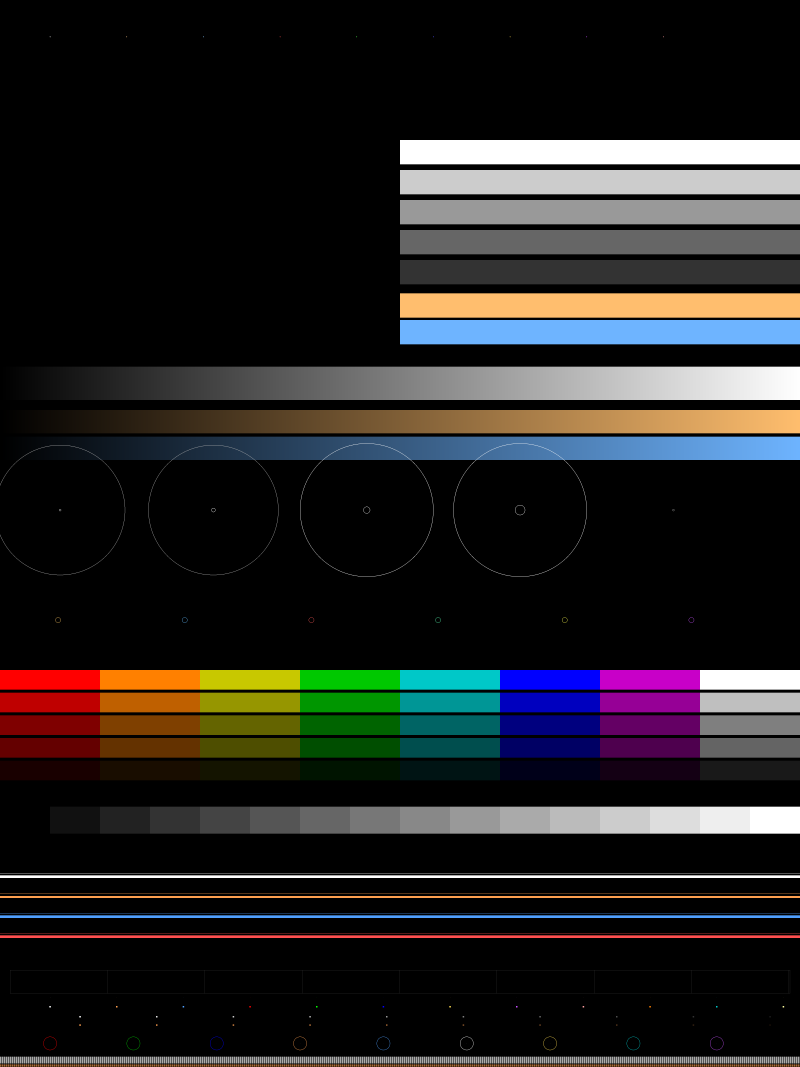
#> input picture calib/IMG_5774_2x.PNG, 4800 x 6400 px (shown at 1/6 size)
$ python measure_gain_scaling.py
#> lines starting #> are read from the running program, lines starting #| are printed output that depends on the picture
### calib/scorecard.py
"""
Fast halation SCORECARD — the quick-validation gate.

Prints EVERY known requirement as one table in seconds (three small crops), so a
model change can be checked before/after without a multi-minute optimization.
This exists because prior regressions slipped through: long optimizations whose
loss silently omitted a requirement, with the human-legible per-requirement
numbers only seen afterward.

Rows (each: ours | Dehancer | Δ | PASS/FAIL):
  • zone5 100% row, per color: GAP R (edge halo strength) + INTERIOR G flood.
  • zone2 bars: gray80/warm/cool/white gap R + interior neutrality / flood.
  • zone7 thin lines white/warm/cool/red: R and G at d≈10 (G guards softness).
  • halo softness: G/R ratio in the white gap (Dehancer ≈0.13, not 0=pure red).

Two model variants are supported and printed side by side:
  BASELINE = symmetric warmth + screen glow  (the committed model the user saw)
  NEW      = asymmetric warmth + high-pass glow  (the proposed fix)

Run:  python calib/scorecard.py
"""
import os
import numpy as np
from PIL import Image
import halmodel as H

ROOT = os.path.dirname(os.path.abspath(__file__))
BASE = os.path.join(ROOT, 'IMG_5774_2x.PNG')
HAL = os.path.join(ROOT, 'dehancer halation x2.png')

# Committed constants (2x sigmas) — see FXR.CAL.halation in chromasmith-22.html.
# v22.1b adds bP (magenta/purple driver, +bP*min(R,B) in warmth) — closes the
# purple gap-strength shortfall (0.187 -> 0.327, Dehancer 0.325). Provably inert
# on every other color: min(R,B)=0 whenever either channel is zero.
P = dict(powL=3.9247, kW=1.0028, kC=0.8860, aG=0.1972, bB=0.9691, bP=2.10,
         gainR=1.2380, gainG=0.0958, gainB=0.0,
         sigmaR=7.5233*2, sigmaG=3.7617*2, sigmaB=1.1285*2)


# ── emission (symmetric vs asymmetric blue suppression; +optional magenta driver) ─
def emit(lin, p, asymmetric):
    lum = lin @ H.LUM
    bright = H.smoothstep(0.10, 0.10 + 0.141, lum)
    sat = lin.max(-1) - lin.min(-1)
    white = np.clip(lum, 0, 1) ** p['powL']
    if asymmetric:
        bterm = np.clip(lin[..., 2] - lin[..., 0], 0, None)   # blue EXCESS over red
        magenta = np.minimum(lin[..., 0], lin[..., 2])         # "magenta-ness" driver
        bP = p.get('bP', 0.0)
    else:
        bterm = lin[..., 2]                                   # raw blue
        magenta = 0.0
        bP = 0.0
    warmth = lin[..., 0] + p['aG'] * lin[..., 1] - p['bB'] * bterm + bP * magenta
    color = sat * np.clip(warmth, 0, None)
    return bright * (p['kW'] * white + p['kC'] * color)


# ── glow apply (screen vs high-pass) ─────────────────────────────────────────
def render(base_srgb, p, asymmetric, highpass):
    lin = H.s2l(base_srgb)
    e = emit(lin, p, asymmetric)

    e_c = np.clip(e, 0, 1)   # 8-bit texture clamp, to match shipped GLSL

    def chan(sig, gain):
        b = H.gauss_blur(e, sig)
        if highpass:
            b = np.clip(b - e_c, 0, None)    # only light that spread beyond local emission
        return b * gain
    glow = np.stack([chan(p['sigmaR'], p['gainR']),
                     chan(p['sigmaG'], p['gainG']),
                     chan(p['sigmaB'], p['gainB'])], axis=-1)
    return H.l2s(np.clip(H.screen(lin, glow), 0, 1))


def px(v):
    return int(round(v * 2))


# ── crop loader (with margin so blur near sample points is correct) ──────────
def load(path, y0, y1):
    return np.array(Image.open(path).crop((0, y0, 4800, y1)).convert('RGB'),
                    dtype=np.float32) / 255.0


# ── sample specs (all 2x coords) ─────────────────────────────────────────────
Z5Y = px(2010)
Z5X = [ci * 300 + 150 for ci in range(8)]
Z5N = ['red', 'orange', 'yellow', 'green', 'cyan', 'blue', 'purple', 'white']
ZONE2 = [('white100', 840), ('gray80', 1020), ('warm', 1760), ('cool', 1920)]
ZONE7 = [('white', 5240), ('warm', 5360), ('cool', 5480), ('red', 5600)]

CROPS = {'z2': (700, 2200), 'z5': (Z5Y - 170, Z5Y + 230), 'z7': (5180, 5720)}


def fmt(ours, deh, ok):
    flag = 'PASS' if ok else 'FAIL'
    return f"{ours:6.3f} | {deh:6.3f} | {ours-deh:+6.3f}  {flag}"


# [61 lines left out: function scorecard, not called in this run]


# [3 lines that do not run on import are left out]

### calib/halmodel.py
"""
Shared halation model + image helpers for calibration.

Two emission models:
  * `emit_current`  — the committed v22 red-channel model (for baseline rendering).
  * `emit_rule`     — the new rule-based model:
        sat  = max(rgb) - min(rgb)
        emit = bright * ( kW*lum^powL + kC*sat*clamp(R + aG*G - bB*B, 0) )
    glow is channel-split blurred and tinted red-orange (gainG/gainR small).

All blurs use PIL GaussianBlur to match the HTML/validate_v22 pipeline.
Sigmas are given at 1x (2400px ref); images here are 2x (4800px) so multiply by 2.
"""
import numpy as np
from PIL import Image, ImageFilter

LUM = np.array([0.2126, 0.7152, 0.0722], dtype=np.float32)


def s2l(c):
    c = np.clip(c, 0, 1)
    return np.where(c <= 0.04045, c/12.92, ((c+0.055)/1.055)**2.4)


def l2s(c):
    c = np.clip(c, 0, 1)
    return np.where(c <= 0.0031308, c*12.92, 1.055*c**(1/2.4)-0.055)


def smoothstep(a, b, x):
    t = np.clip((x-a)/(b-a+1e-9), 0, 1)
    return t*t*(3-2*t)


def screen(a, b):
    return 1-(1-a)*(1-b)


def gauss_blur(arr2d, sigma):
    if sigma < 0.3:
        return arr2d.copy()
    img8 = Image.fromarray((np.clip(arr2d, 0, 1)*255).astype(np.uint8))
    return np.array(img8.filter(ImageFilter.GaussianBlur(radius=sigma)),
                    dtype=np.float32)/255.0


# ── Emission models ──────────────────────────────────────────────────────────
# [69 lines left out: functions emit_current, emit_rule, apply_halation, not called in this run]


# Default parameter packs (sigmas already at 2x)
CURRENT = dict(gainR=1.50, gainG=0.05, gainB=0.0,
               sigmaR=6.14*2, sigmaG=2.62*2, sigmaB=1.0*2)


# [41 lines left out: functions render_current, render_rule, apply_halation_2c, render_rule2, not called in this run]

### calib/measure_gain_scaling.py
"""
Ground-truth test for "halation looks excessive on lower-resolution images": does directly
RENDERING halation at a lower resolution (what FXR.render() does today, sigma scaled by
`sc=w/REF`, gain unchanged) look different from rendering at full native/calibrated resolution
and simply DOWNSCALING the already-graded result?

Those two should agree if the current sigma-only scaling is sufficient. If direct-low-res
rendering is measurably hotter/stronger, that's the actual, content-grounded confirmation of the
bug (and gives the real correction factor) rather than a guess from an isolated synthetic
feature -- an isolated fixed-absolute-pixel-size synthetic dot/line turned out to be a poor
model of real downscaled photo content (see history: an earlier version of this script used a
fixed-radius synthetic dot/line and found glow amplitude DECREASING at low sc, the opposite of
the reported symptom, because a proper photo's fine detail shrinks proportionally with the image
the way LANCZOS resampling shrinks it -- not staying pinned at a fixed pixel size).

Method, using the real calibration chart (calib/IMG_5774_2x.PNG, 4800x6400, matches
calib/scorecard.py's own P constants for FXR.CAL.halation):

  A) "reference" -- render halation at the native calibrated resolution (4800px, sc=2.0,
     exactly what calib/scorecard.py already validates against Dehancer), then LANCZOS-downscale
     the GRADED result to each target width. This is "what it should look like" if the photo had
     been captured/processed at full resolution and merely displayed/exported smaller.
  B) "current app behavior" -- LANCZOS-downscale the SOURCE chart to each target width first
     (simulating an actually-lower-resolution capture, e.g. a smaller-megapixel photo), then
     render halation directly at that width with sigma*sc and gain UNCHANGED -- exactly what
     FXR.render() does today for a real low-resolution photo.

Compare A vs B at matching target widths: same known zone crops (calib/scorecard.py's
zone2/zone5/zone7 pixel coordinates, rescaled by target_width/4800) for halo strength. If B is
measurably hotter than A, derive gainComp(sc) = (A's halo strength) / (B's halo strength) at
each width, fit a closed form, and require gainComp(sc)=1 for sc>=1 (the calibrated point,
where A and B are the same rendering by construction).

Run: python calib/measure_gain_scaling.py   (inside .calibvenv)
"""
import os
import numpy as np
from PIL import Image
import halmodel as H
import scorecard as SC

ROOT = os.path.dirname(os.path.abspath(__file__))
BASE_PATH = os.path.join(ROOT, 'IMG_5774_2x.PNG')
REF = 2400.0  # FXR.CAL.refWidth (1x)
NATIVE_W = 4800  # calibration chart width = 2x REF -> sc=2.0

P = SC.P  # exact shipped halation constants (chromasmith-22.html FXR.CAL.halation)


def resize_srgb(arr, new_w, new_h):
    img = Image.fromarray((np.clip(arr, 0, 1) * 255).astype(np.uint8))
    return np.asarray(img.resize((new_w, new_h), Image.LANCZOS), dtype=np.float32) / 255.0


def render_at_sc(base_srgb, sc, sigma_floor=0.5):
    """Mirrors FXR.render(): sigma = max(floor, sigma1x*sc), gain UNCHANGED (today's behavior)."""
    p = dict(P)
    p['sigmaR'] = max(sigma_floor, P['sigmaR'] * sc)
    p['sigmaG'] = max(sigma_floor, P['sigmaG'] * sc)
    p['sigmaB'] = max(sigma_floor, P['sigmaB'] * sc)
    return SC.render(base_srgb, p, asymmetric=True, highpass=True)


def zone_crop_metrics(img_srgb, w, h, scale):
    """Rescaled versions of scorecard.py's zone2/zone5/zone7 measurements (originally defined
    for the fixed 4800x6400 chart). `scale` = actual_width/4800."""
    def load_scaled(y0, y1, x0=0, x1=None):
        yy0, yy1 = int(round(y0 * scale)), int(round(y1 * scale))
        xx0 = int(round(x0 * scale))
        xx1 = int(round(x1 * scale)) if x1 is not None else w
        yy0, yy1 = max(0, yy0), min(h, max(yy0 + 1, yy1))
        xx0, xx1 = max(0, xx0), min(w, max(xx0 + 1, xx1))
        return img_srgb[yy0:yy1, xx0:xx1]

    # Zone2 white bar gap halo (from CLAUDE.md geometry): gap y~986-1020 region at 2x -- sample
    # a band just past the white bar edge.
    gap = load_scaled(990, 1015, 2400, 4790)
    interior = load_scaled(860, 980, 2400, 4790)
    # Zone7 thin white line halo (2x y=5240), sample a narrow band straddling it.
    line_glow = load_scaled(5230, 5250, 3400, 3800)
    return dict(
        gap_R=float(gap[..., 0].mean()) if gap.size else float('nan'),
        interior_R=float(interior[..., 0].mean()) if interior.size else float('nan'),
        line_R=float(line_glow[..., 0].mean()) if line_glow.size else float('nan'),
    )


def main():
    base_native = np.asarray(Image.open(BASE_PATH).convert('RGB'), dtype=np.float32) / 255.0
    h0, w0 = base_native.shape[:2]
#> h0 = 6400; w0 = 4800
    assert w0 == NATIVE_W, f"expected {NATIVE_W}px wide chart, got {w0}"

    print("Rendering reference at native resolution (sc=2.0, calibrated)...")
    ref_full = render_at_sc(base_native, sc=NATIVE_W / REF)
#> in smoothstep, `t = np.clip((x-a)/(b-a+1e-9), 0, 1)`:
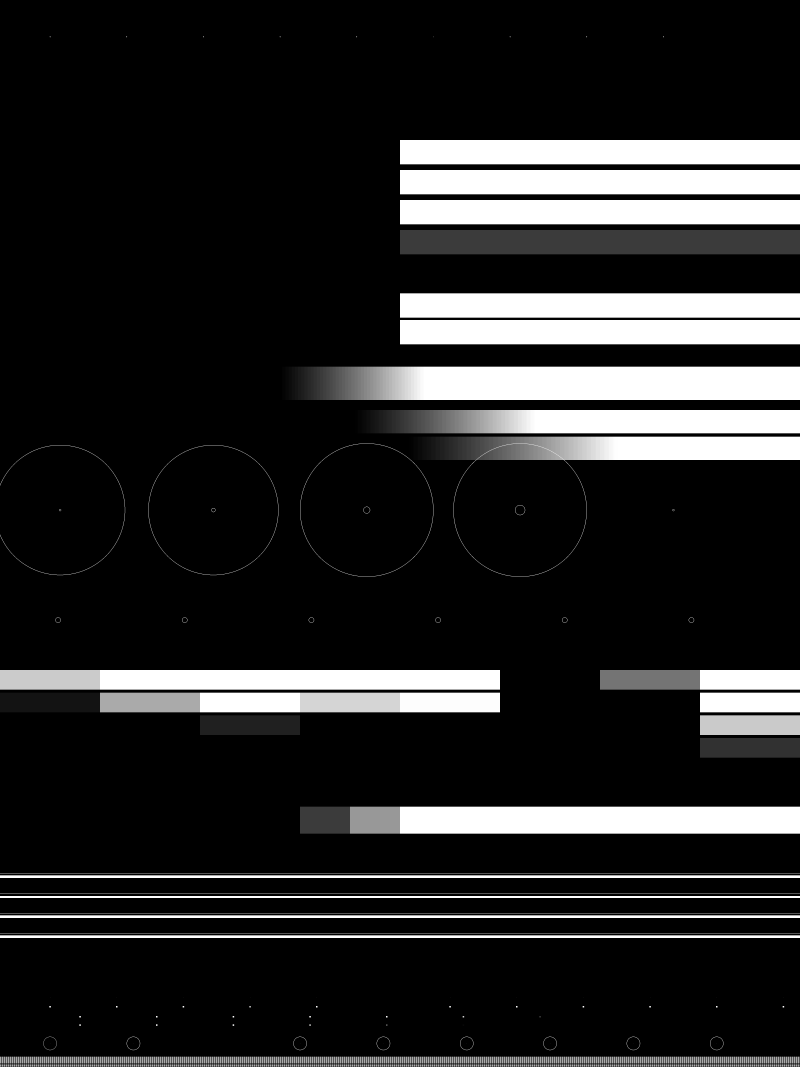
#> t: shape (6400, 4800) float32 (shown at 1/6 size); min 0, max 1, mean 0.151
#> in emit, `magenta = np.minimum(lin[..., 0], lin[..., 2])         # "magenta-ness..`:
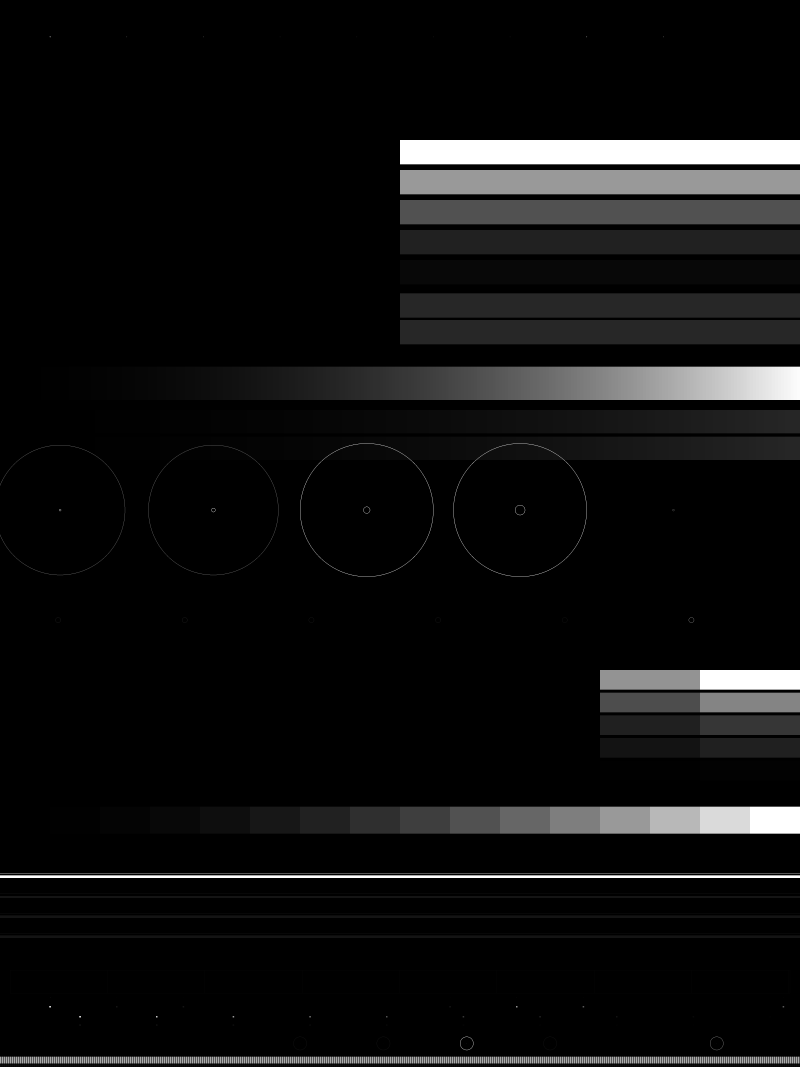
#> magenta: shape (6400, 4800) float32 (shown at 1/6 size); min 0, max 1, mean 0.0615
#> in emit, `warmth = lin[..., 0] + p['aG'] * lin[..., 1] - p['bB'] * bterm + bP * ..`:
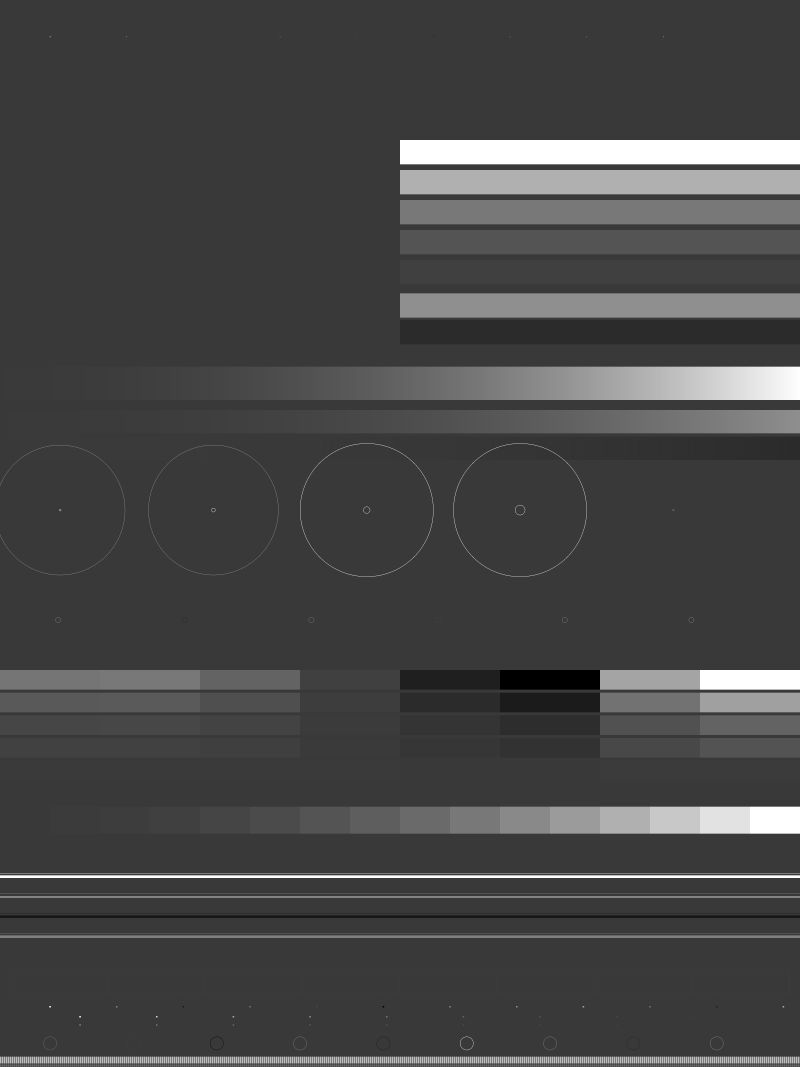
#> warmth: shape (6400, 4800) float32 (shown at 1/6 size); min -0.969, max 3.3, mean 0.215; drawn with min black and max white
#> in render, `e_c = np.clip(e, 0, 1)`:
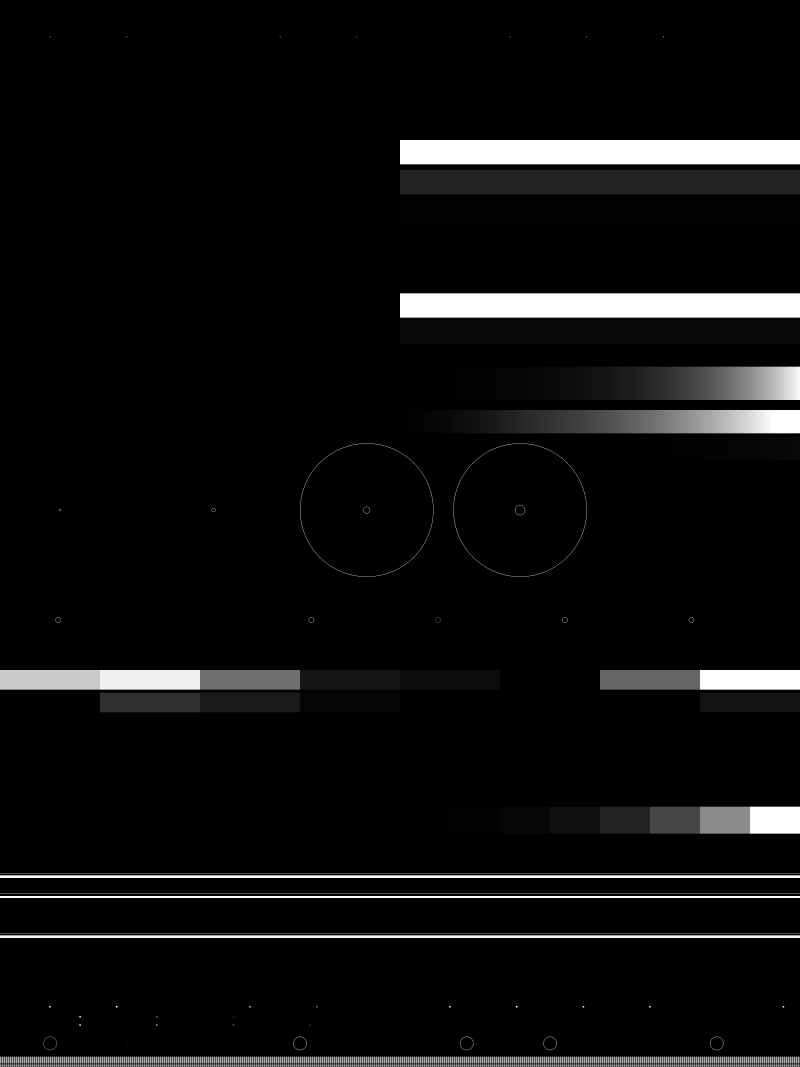
#> e_c: shape (6400, 4800) float32 (shown at 1/6 size); min 0, max 1, mean 0.0576
#> call 2 of chan, with sig = 15.05, gain = 0.0958
#> in chan (call 2), `return b * gain`:
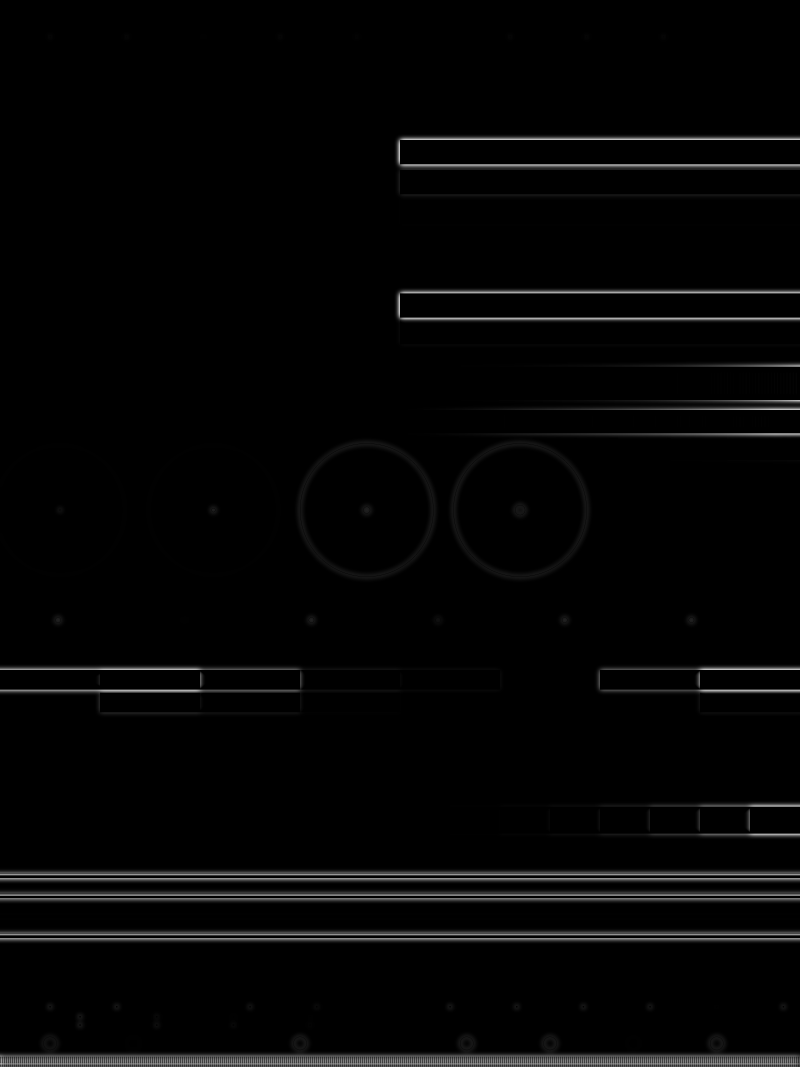
#> returned value: shape (6400, 4800) float32 (shown at 1/6 size); min 0, max 0.0545, mean 0.00112; drawn with min black and max white

    widths = [4800, 2400, 1200, 900, 600, 450, 300]
    print(f"\n{'w':>6} {'sc':>6} | {'A gapR':>8} {'B gapR':>8} {'ratio B/A':>10} | "
          f"{'A lineR':>8} {'B lineR':>8} {'ratio B/A':>10}")

    rows = []
    for w in widths:
        sc = w / REF
        aspect_h = int(round(h0 * w / w0))

        # A: reference-graded-then-downscaled
        a_img = resize_srgb(ref_full, w, aspect_h) if w != NATIVE_W else ref_full

        # B: downscale source first, then render directly at that resolution (today's behavior)
        b_src = resize_srgb(base_native, w, aspect_h) if w != NATIVE_W else base_native
        b_img = render_at_sc(b_src, sc=sc)

        scale = w / NATIVE_W
        a_m = zone_crop_metrics(a_img, w, aspect_h, scale)
        b_m = zone_crop_metrics(b_img, w, aspect_h, scale)

        ratio_gap = (b_m['gap_R'] / a_m['gap_R']) if a_m['gap_R'] else float('nan')
        ratio_line = (b_m['line_R'] / a_m['line_R']) if a_m['line_R'] else float('nan')
        print(f"{w:>6} {sc:>6.3f} | {a_m['gap_R']:>8.4f} {b_m['gap_R']:>8.4f} {ratio_gap:>10.3f} | "
              f"{a_m['line_R']:>8.4f} {b_m['line_R']:>8.4f} {ratio_line:>10.3f}")
        rows.append(dict(w=w, sc=sc, ratio_gap=ratio_gap, ratio_line=ratio_line))

    print()
    print("ratio B/A > 1  => rendering directly at that resolution looks HOTTER than the native")
    print("                  render simply displayed/exported smaller (confirms reported bug)")
    print("ratio B/A < 1  => direct low-res rendering looks WEAKER (opposite of reported bug)")
    print("ratio B/A ~= 1 => no meaningful resolution dependence in this metric")


if __name__ == '__main__':
#> (the run stopped early here; a loop or call above may not have finished)
